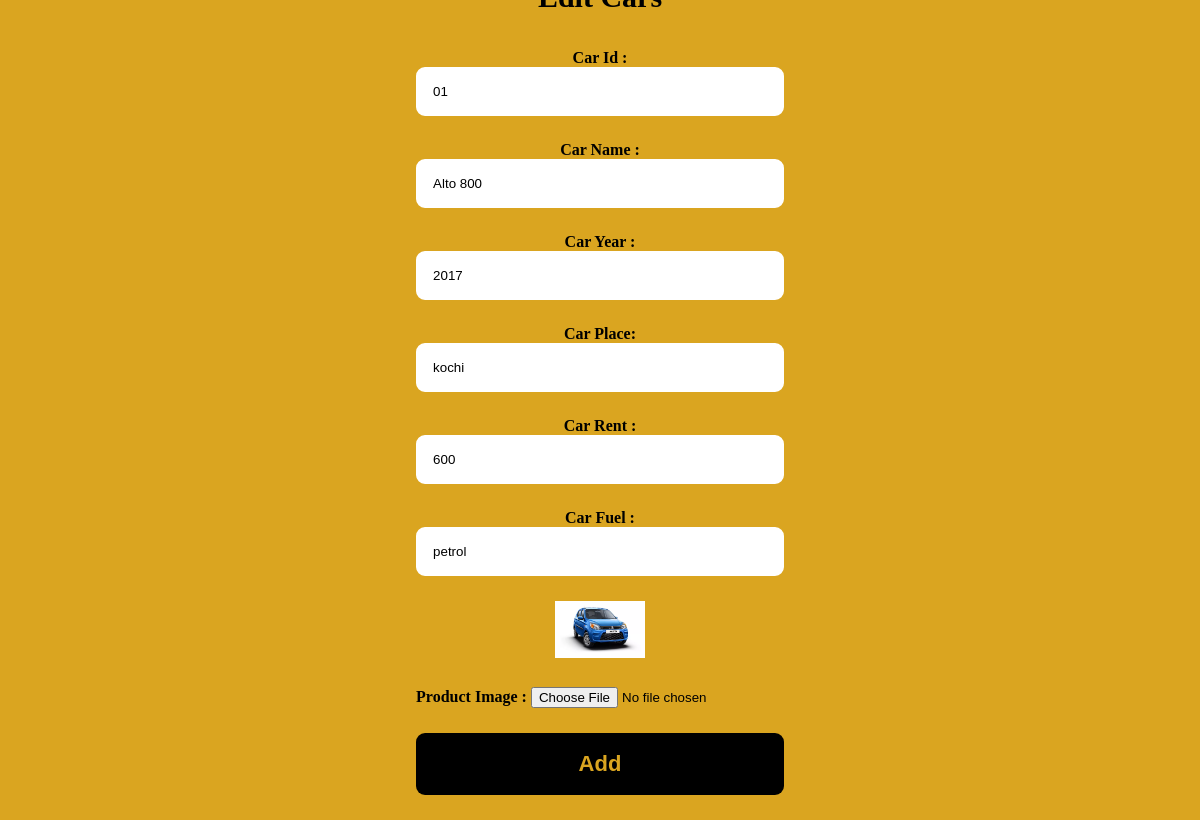
Screenshot of /edit_car/1 with the database file from the repository.
### app/models.py (models this page shows)
class Cars(models.Model):
    car_id=models.TextField()
    car_name=models.TextField()
    car_year=models.IntegerField()
    car_place=models.TextField()
    car_rent=models.IntegerField()
    car_fuel=models.TextField()
    car_img=models.FileField()

### app/views.py (the view, shortened to what this page needs)
# urls.py: path('edit_car/<id>',views.edit_car),
def edit_car(req,id):
    car=Cars.objects.get(pk=id)
    return render(req,'shop/edit_car.html',{'data':car})

### templates/shop/edit_car.html (shortened to what this page needs)
<!DOCTYPE html>
<html lang="en">
<head>
</head>
<body class="edit_body">
    <form action="" method="post">
        <div class="edit_div">
            <h2 class="edit_pro">Edit Cars</h2>
            <div class="input-tag">
                <b>Car Id : </b><input type="text" name="car_id" id="" placeholder="car id" class="p_id" value="{{data.car_id}}">
            </div>
            <div class="input-tag">
                <b>Car Name : </b><input type="text" name="car_name" id="" placeholder="car name" value="{{data.car_name}}">
            </div>
            <div class="input-tag">
                <b>Car Year : </b><input type="text" name="car_year" id="" placeholder="car year" value="{{data.car_year}}">
            </div>
            <div class="input-tag">
                <b>Car Place: </b><input type="text" name="car_place" id="" placeholder="car place" value="{{data.car_place}}">
            </div>
            <div class="input-tag">
                <b>Car Rent : </b><input type="number" name="car_rent" id="" placeholder="car rent" value="{{data.car_rent}}">
            </div>
            <div class="input-tag">
                <b>Car Fuel : </b><input type="text" name="car_fuel" id="" placeholder="car fuel" value="{{data.car_fuel}}">
            </div>
            <div class="input-tag">
                <img src="{{data.car_img.url}}" alt="" style="width: 90px;">
            </div>
            <div class="input-tag">
                <b>Product Image : </b><input type="file" name="car_img" id="" value="{{data.car_img}}">
            </div>
            <div class="input-tag">
                <input type="submit" value="Add">
            </div>
        </div>
    </form>
</body>
</html>

### templates/shop/edit_car.html (style rules this page uses)
* { box-sizing: border-box; margin: 0; padding: 0; }
.edit_body { background-color: goldenrod; display: flex; justify-content: center; align-items: center; height: 100vh; }
.edit_div { text-align: center; }
.edit_pro { font-size: 30px; color:black; font-weight: 750; margin-bottom:35px ; }
.input-tag { margin-bottom: 25px; }
input[type="text"], input[type="number"], input[type="submit"] { width: 100%; padding:15px; border-radius:9px; border: 2px solid white; }
input[type="submit"] { background-color: black; color: goldenrod; padding: 18px; border:none; border-radius: 9px; font-weight: bold; font-size: 22px; }

### rows the page displays
Cars: car_id "01", car_name "Alto 800", car_year "2017", car_place "kochi", car_rent "600", car_fuel "petrol", car_img (picture)
